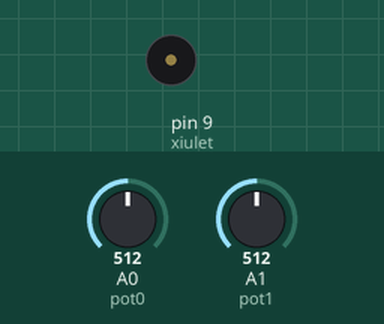
Simulated run of this sketch. Board: Arduino Uno, built with avr-gcc and run on an emulated ATmega328P. Shown: buzzer (waves = sounding). The inputs (shaded band) are chosen by the test bench; at power-on: A0 (pot0) = 512, A1 (pot1) = 512.

Above: at 1.8 s.
1.9 s: A0 (pot0) set to 306
At 2.2 s:
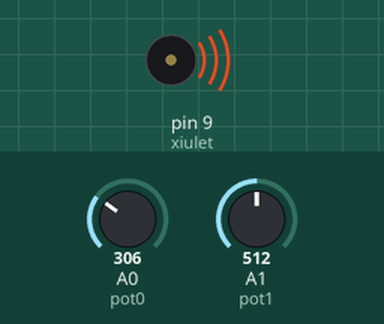
5.4 s: A1 (pot1) set to 0
At 5.7 s:
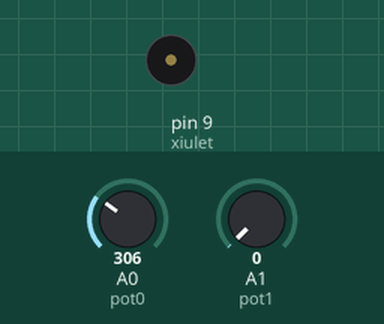
6.9 s: A1 (pot1) set to 122
At 7.09 s:
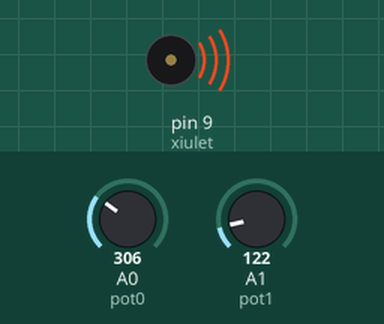
10.4 s: A0 (pot0) set to 122
At 10.8 s:
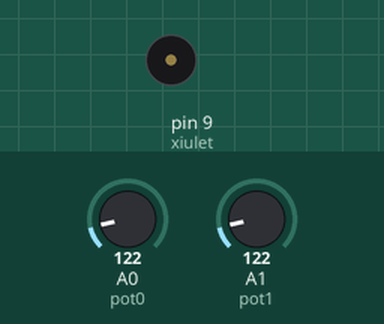
13.9 s: A0 (pot0) set to 0
At 15.5 s:
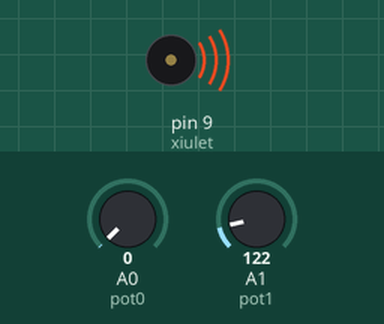
Timing chart, 0 to 16.4 s (numbered marks = the images above; inputs shaded):
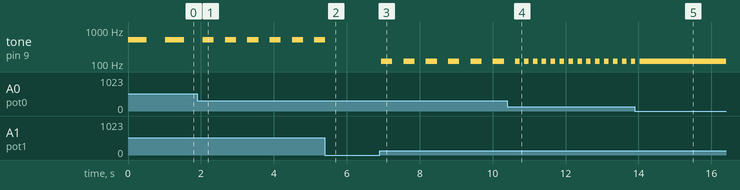

Measured:
- after the input at 1.9 s, tone on pin 9 (xiulet): alternates 512 Hz for 0.31 s and silent for 0.31 s, starting after 0.45 s
- after the input at 5.4 s, tone on pin 9 (xiulet): goes on until 5.4 s, then stays silent
- after the input at 6.9 s, tone on pin 9 (xiulet): alternates 122 Hz for 0.31 s and silent for 0.31 s, starting after 0.05 s
- after the input at 10.4 s, tone on pin 9 (xiulet): alternates 122 Hz for 0.12 s and silent for 0.12 s, starting after 0.34 s
- after the input at 13.9 s, tone on pin 9 (xiulet): goes on until 14.0 s, then stays 122 Hz
- by itself, tone on pin 9 (xiulet): alternates 512 Hz for 0.51 s and silent for 0.51 s

The sketch:

EX5.ino
```cpp
/**********************************************************************************
**                                                                               **
**                                  Sirena                                       **
**                                                                               **
**                                                                               **
**********************************************************************************/

//********** Includes *************************************************************

//********** Variables ************************************************************
const byte xiulet = 9;        // donar nom al pin 9 de l’Arduino
const byte pot0 = A0;
const byte pot1 = A1;
int valPot0;                 // guardar valor del potenciometre
int valpot1;

//********** Setup ****************************************************************
void setup()
{
  pinMode(xiulet, OUTPUT);   // definir el pin 9 com una sortida
}

//********** Loop *****************************************************************
void loop()
{
  valPot0 = analogRead(pot0);    // llegir valor potenciòmetre
  valpot1 = analogRead(pot1);
  tone(xiulet, valpot1, valPot0);    // xiulet de durada valPot0
  delay(2*valPot0);              // esperar valPot0 del xiulet + valPot0 silenci
}

//********** Funcions ********************************************
```
